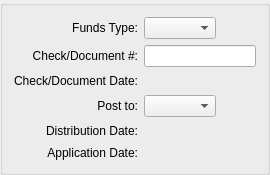
      <widget class="QGroupBox" name="_docGroup">
       <property name="title">
        <string/>
       </property>
       <layout class="QGridLayout">
        <item row="0" column="0">
         <widget class="QLabel" name="_typeLit">
          <property name="text">
           <string>Funds Type:</string>
          </property>
          <property name="alignment">
           <set>Qt::AlignRight|Qt::AlignTrailing|Qt::AlignVCenter</set>
          </property>
         </widget>
        </item>
        <item row="0" column="1">
         <layout class="QHBoxLayout">
          <item>
           <widget class="XComboBox" name="_fundsType">
            <property name="sizePolicy">
             <sizepolicy hsizetype="Expanding" vsizetype="Fixed">
              <horstretch>0</horstretch>
              <verstretch>0</verstretch>
             </sizepolicy>
            </property>
           </widget>
          </item>
          <item>
           <spacer>
            <property name="orientation">
             <enum>Qt::Horizontal</enum>
            </property>
            <property name="sizeHint" stdset="0">
             <size>
              <width>40</width>
              <height>20</height>
             </size>
            </property>
           </spacer>
          </item>
         </layout>
        </item>
        <item row="1" column="0">
         <widget class="QLabel" name="_doumentNumberLit">
          <property name="text">
           <string>Check/Document #:</string>
          </property>
          <property name="alignment">
           <set>Qt::AlignRight|Qt::AlignTrailing|Qt::AlignVCenter</set>
          </property>
          <property name="buddy">
           <cstring>_docNumber</cstring>
          </property>
         </widget>
        </item>
        <item row="1" column="1">
         <widget class="XLineEdit" name="_docNumber">
          <property name="alignment">
           <set>Qt::AlignLeading</set>
          </property>
         </widget>
        </item>
        <item row="3" column="0">
         <widget class="QLabel" name="_postToLit">
          <property name="text">
           <string>Post to:</string>
          </property>
          <property name="alignment">
           <set>Qt::AlignRight|Qt::AlignTrailing|Qt::AlignVCenter</set>
          </property>
         </widget>
        </item>
        <item row="3" column="1">
         <layout class="QHBoxLayout">
          <item>
           <widget class="XComboBox" name="_bankaccnt">
            <property name="sizePolicy">
             <sizepolicy hsizetype="Expanding" vsizetype="Fixed">
              <horstretch>0</horstretch>
              <verstretch>0</verstretch>
             </sizepolicy>
            </property>
           </widget>
          </item>
          <item>
           <spacer>
            <property name="orientation">
             <enum>Qt::Horizontal</enum>
            </property>
            <property name="sizeHint" stdset="0">
             <size>
              <width>40</width>
              <height>20</height>
             </size>
            </property>
           </spacer>
          </item>
         </layout>
        </item>
        <item row="4" column="0">
         <widget class="QLabel" name="_distDateLit">
          <property name="text">
           <string>Distribution Date:</string>
          </property>
          <property name="alignment">
           <set>Qt::AlignRight|Qt::AlignTrailing|Qt::AlignVCenter</set>
          </property>
          <property name="buddy">
           <cstring>_distDate</cstring>
          </property>
         </widget>
        </item>
        <item row="4" column="1">
         <layout class="QHBoxLayout">
          <property name="spacing">
           <number>0</number>
          </property>
          <item>
           <widget class="DLineEdit" name="_distDate"/>
          </item>
          <item>
           <spacer>
            <property name="orientation">
             <enum>Qt::Horizontal</enum>
            </property>
            <property name="sizeType">
             <enum>QSizePolicy::Expanding</enum>
            </property>
            <property name="sizeHint" stdset="0">
             <size>
              <width>25</width>
              <height>16</height>
             </size>
            </property>
           </spacer>
          </item>
         </layout>
        </item>
        <item row="5" column="0">
         <widget class="QLabel" name="_applDateLit">
          <property name="text">
           <string>Application Date:</string>
          </property>
          <property name="alignment">
           <set>Qt::AlignRight|Qt::AlignTrailing|Qt::AlignVCenter</set>
          </property>
          <property name="buddy">
           <cstring>_applDate</cstring>
          </property>
         </widget>
        </item>
        <item row="5" column="1">
         <layout class="QHBoxLayout">
          <property name="spacing">
           <number>0</number>
          </property>
          <item>
           <widget class="DLineEdit" name="_applDate"/>
          </item>
          <item>
           <spacer>
            <property name="orientation">
             <enum>Qt::Horizontal</enum>
            </property>
            <property name="sizeType">
             <enum>QSizePolicy::Expanding</enum>
            </property>
            <property name="sizeHint" stdset="0">
             <size>
              <width>25</width>
              <height>16</height>
             </size>
            </property>
           </spacer>
          </item>
         </layout>
        </item>
        <item row="2" column="1">
         <layout class="QHBoxLayout" name="_2">
          <property name="spacing">
           <number>0</number>
          </property>
          <item>
           <widget class="DLineEdit" name="_docDate"/>
          </item>
          <item>
           <spacer>
            <property name="orientation">
             <enum>Qt::Horizontal</enum>
            </property>
            <property name="sizeType">
             <enum>QSizePolicy::Expanding</enum>
            </property>
            <property name="sizeHint" stdset="0">
             <size>
              <width>25</width>
              <height>16</height>
             </size>
            </property>
           </spacer>
          </item>
         </layout>
        </item>
        <item row="2" column="0">
         <widget class="QLabel" name="_doumentDateLit">
          <property name="text">
           <string>Check/Document Date:</string>
          </property>
          <property name="alignment">
           <set>Qt::AlignRight|Qt::AlignTrailing|Qt::AlignVCenter</set>
          </property>
          <property name="buddy">
           <cstring>_docNumber</cstring>
          </property>
         </widget>
        </item>
       </layout>
      </widget>
